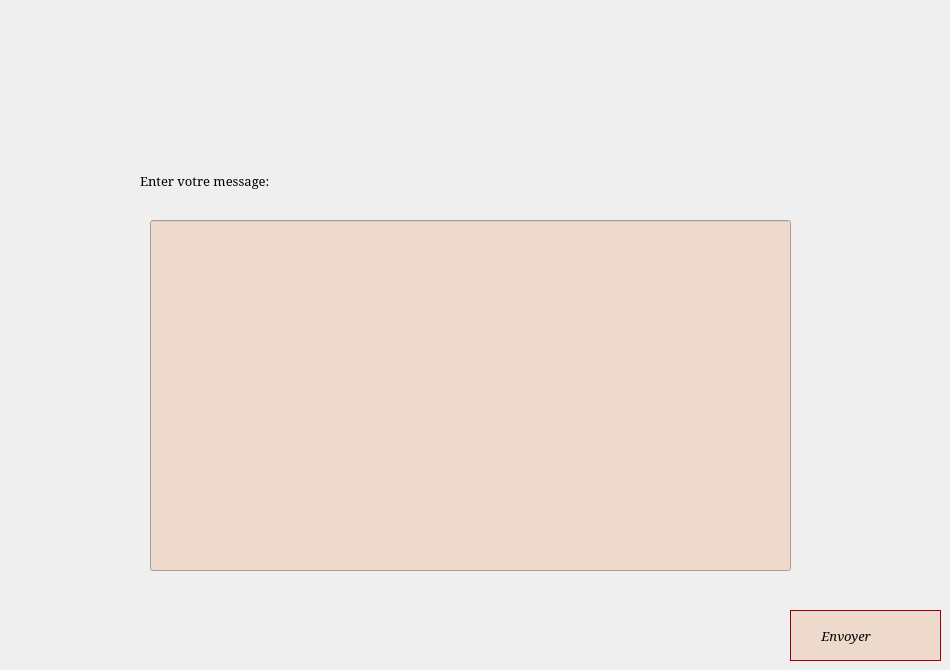
    <widget class="QWidget" name="tab_2">
     <attribute name="title">
      <string>Message</string>
     </attribute>
     <widget class="QLineEdit" name="msg">
      <property name="geometry">
       <rect>
        <x>150</x>
        <y>220</y>
        <width>641</width>
        <height>351</height>
       </rect>
      </property>
      <property name="styleSheet">
       <string notr="true">background-color: rgb(237, 218, 204);</string>
      </property>
     </widget>
     <widget class="QPushButton" name="message">
      <property name="geometry">
       <rect>
        <x>790</x>
        <y>610</y>
        <width>151</width>
        <height>51</height>
       </rect>
      </property>
      <property name="font">
       <font>
        <family>Elephant</family>
        <pointsize>10</pointsize>
        <weight>50</weight>
        <italic>true</italic>
        <bold>false</bold>
       </font>
      </property>
      <property name="styleSheet">
       <string notr="true">QPushButton {
background-color: rgb(237, 218, 204);
	
border: none;

	font: italic 10pt &quot;Elephant&quot;;
text-align: left;
border: 1px solid #6a1616;
}
QPushButton:hover {
	color: rgb(255, 255, 255);

background:#6a1616;
border: none;
text-align: left;
}

</string>
      </property>
      <property name="text">
       <string>         Envoyer</string>
      </property>
     </widget>
     <widget class="QLabel" name="label_8">
      <property name="geometry">
       <rect>
        <x>140</x>
        <y>140</y>
        <width>371</width>
        <height>81</height>
       </rect>
      </property>
      <property name="font">
       <font>
        <family>Elephant</family>
        <pointsize>10</pointsize>
        <weight>50</weight>
        <bold>false</bold>
       </font>
      </property>
      <property name="text">
       <string>Enter votre message:</string>
      </property>
     </widget>
    </widget>
